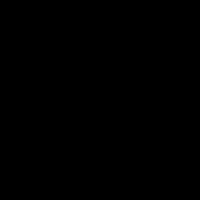
Frame 1 (no input)
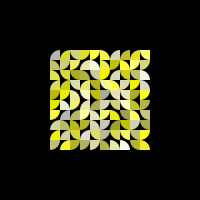
Frame 60 (the mouse pressed at the canvas centre just before this capture)
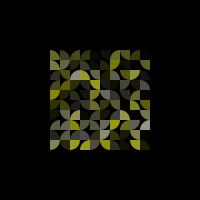
Frame 120 (the mouse held since frame 60 and released just before this capture)

The Processing sketch that drew these frames (run headless with seeded random() and noise(); from frame 60 on, the mouse is pressed at the canvas centre):

// Processing sketch: processing_96087
// ── processing_96087.pde

// Pi Sectors 02
//
// Press 's' to switch between fill and stroke

int globalsize = 10;
int gd = 100/globalsize;
Quarter[] circles = new Quarter[int(sq(gd))];
boolean strokes = false;
color bgr = color(0);

void setup() {
  size(200, 200);
  background(bgr);
  ellipseMode(CENTER);

  for (int i = 0; i < gd; i++) {
    for (int u = 0; u < gd; u++) {
      circles[i+u*(gd)] = new Quarter( ((100+500%globalsize)/2)+ i*globalsize, ((100+500%globalsize)/2)+ u*globalsize);
    }
  }
}

void draw() {
  background(bgr);
  for (int i = 0; i < gd; i++) {
    for (int u = 0; u < gd; u++) {
      circles[i+u*(gd)].Show();
    }
  }
}

class Quarter {

  int x, y;
  boolean fade = false;
  float r, g, b, o=0, t;
  color c;
  int type;
  int oX, oY;

  Quarter(int p, int k) {
    oX = p; 
    oY = k;
    this.Reset();
  }

  void Reset() {
    r = random(255);
    g = random(255);
    b = random(255);
    fade = false;
    type = int(random(4));
    t = random(3, 6); 
    switch(type) {
    case 0:
      x=oX+globalsize; 
      y=oY+globalsize; 
      break; 
    case 1:
      x=oX; 
      y=oY+globalsize; 
      break; 
    case 2:
      x=oX+globalsize; 
      y=oY; 
      break;
    case 3:
      x=oX; 
      y=oY; 
      break;
    }
  }


  void Show() {
    if (strokes) { 
      stroke(255, 255, b, o); 
      noFill();
    } 
    else { 
      noStroke(); 
      fill(255, 255, b, o);
    }
    switch(type) {
    case 0:
      arc(x, y, globalsize*2, globalsize*2, PI, PI+HALF_PI); 
      break;
    case 1:
      arc(x, y, globalsize*2, globalsize*2, PI+HALF_PI, TWO_PI); 
      break;   
    case 2:
      arc(x, y, globalsize*2, globalsize*2, HALF_PI, PI); 
      break;  
    case 3:
      arc(x, y, globalsize*2, globalsize*2, 0, HALF_PI); 
      break;
    }
    if (!fade) { 
      o+=t;
    } 
    else { 
      o-=t;
    }
    if ( o >= 255 ) { 
      fade = true;
    }
    if ( o <= 0 ) { 
      this.Reset();
    }
  }
}

void keyPressed() {
  if (key == 's') { 
    strokes = !strokes;
  }
}
